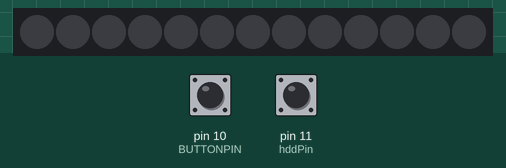
This sketch was run on a simulated Arduino Uno, built with avr-gcc and run on an emulated ATmega328P. On the bench: 13 RGB LEDs in strip order, left to right. Inputs (shaded band) come from the test bench; at power-on: pin 10 (BUTTONPIN) HIGH, pin 11 (hddPin) HIGH. Dim RGB values are drawn brighter than linear.

Above: at 1.2 s.
1.3 s: pin 10 (BUTTONPIN) pulled LOW for 0.15 s
At 1.75 s:
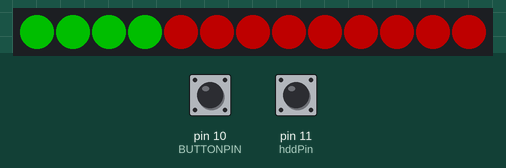
2.0 s: pin 10 (BUTTONPIN) pulled LOW for 1 s
At 3.1 s:
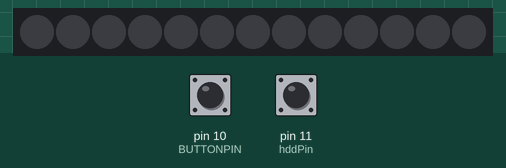
4.5 s: pin 10 (BUTTONPIN) pulled LOW for 0.15 s
5.2 s: pin 10 (BUTTONPIN) pulled LOW for 3.2 s
9.9 s: pin 10 (BUTTONPIN) pulled LOW for 0.15 s
At 10.39 s:
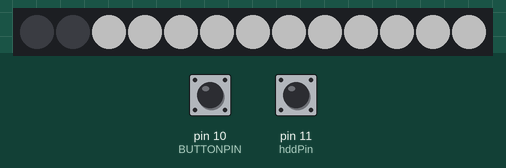
13.6 s: pin 10 (BUTTONPIN) pulsed LOW 5 times (0.12 s each, 0.3 s apart)
At 14.35 s:
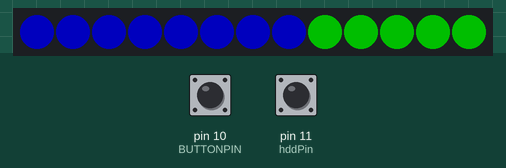
Timing chart, 0 to 16.6 s (numbered marks = the images above; inputs shaded):
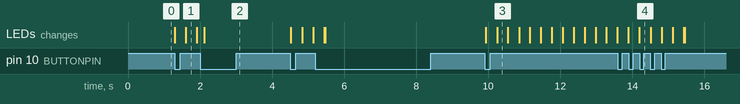

Measured:
- after the input at 1.3 s, the LEDs: first change at once (image 1 shows a later state)
- after the input at 2.0 s, the LEDs: change after 0.12 s (image 2)
- after the input at 9.9 s, the LEDs: first change at once (image 3 shows a later state)

The sketch:

arduino_led.ino
```cpp
/*fuse settings for atmega32u4

BODLEVEL = 2V6
HWBE = [ ]
OCDEN = [ ]
JTAGEN = [ ]
SPIEN = [X]
WDTON = [ ]
EESAVE = [ ]
BOOTSZ = 2048W_3800
BOOTRST = [X]
CKDIV8 = [ ]
CKOUT = [ ]
SUT_CKSEL = EXTXOSC_8MHZ_XX_16KCK_65MS

EXTENDED = 0xCB (valid)
HIGH = 0xD8 (valid)
LOW = 0xFF (valid)*/


//https://github.com/j9k/apricot_leds/

//https://github.com/GreyGnome/PinChangeInt

#include <Adafruit_NeoPixel.h>

#include <PinChangeInt.h>
#include <avr/power.h>

#define PIN            9 //the neopixel output pin
#define BUTTONPIN      10
#define NUMPIXELS      13
#define HDDPIN         11
volatile uint16_t hddInterruptCount=0;
volatile uint16_t buttonInterruptCount=0;


Adafruit_NeoPixel pixels = Adafruit_NeoPixel(NUMPIXELS, PIN, NEO_GRB + NEO_KHZ800); //  neopixel setup


//debounce variables
volatile unsigned long debouncing_time = 15; //Debouncing Time in Milliseconds
volatile unsigned long last_micros;


int pause = 1;
int buttonPin = 10;
int hddPin = 11;
int buttonCount = 1;
int red = 80;
int green = 80;
int blue = 80;


void setup() {
    pixels.begin();
    clear_Led();

pinMode(BUTTONPIN, INPUT_PULLUP); //may need to change back to normal input for production
attachPinChangeInterrupt(BUTTONPIN, button_ISR, FALLING);

pinMode(hddPin, INPUT_PULLUP);
attachPinChangeInterrupt(HDDPIN, hdd_ISR, FALLING);

}

void loop() {

  buttonCount = buttonInterruptCount % 2;


  switch (buttonCount) {
  case 1:
      colorcycle();
    break;
  case 2:
    clear_Led();
    break;
  default:
    delay(50);
}
}

void button_ISR(){        // this function needs to be short and exit naturally
    if((long)(micros() - last_micros) >= debouncing_time * 1000) {
      buttonInterruptCount++;
      pause = pause++ % 100;
      last_micros = micros();
    }
}

void hdd_ISR(){        // this function needs to be short and exit naturally

    hddInterruptCount++;
    //if((long)(micros() - last_micros) >= debouncing_time * 1000) {
     // hddInterruptCount++;
     // pause = pause++ % 100;
     // last_micros = micros();
    }


void clear_Led() {

      for(int i=0;i<NUMPIXELS;i++){
          pixels.setPixelColor(i, pixels.Color(0,0,0));
      }
      pixels.show();
}


void colorcycle(){
  pause = buttonInterruptCount;
  for(int i=0;i<NUMPIXELS;i++){
    pixels.setPixelColor(i, pixels.Color(red,0,0));
    pixels.show();
    delay(pause); // Delay for a period of time (in milliseconds).

  }

  for(int i=0;i<NUMPIXELS;i++){
    pixels.setPixelColor(i, pixels.Color(0,green,0));
    pixels.show();
    delay(pause);
  }
  for(int i=0;i<NUMPIXELS;i++){
    pixels.setPixelColor(i, pixels.Color(0,0,blue));
    pixels.show();
    delay(pause);
  }

    for(int i=0;i<NUMPIXELS;i++){
      pixels.setPixelColor(i, pixels.Color(red,green,blue));
      pixels.show();
      delay(pause);
  }

    for(int i=0;i<NUMPIXELS;i++){
      pixels.setPixelColor(i, pixels.Color(0,0,0));
      pixels.show();
      delay(pause*3);
  }
}
```
